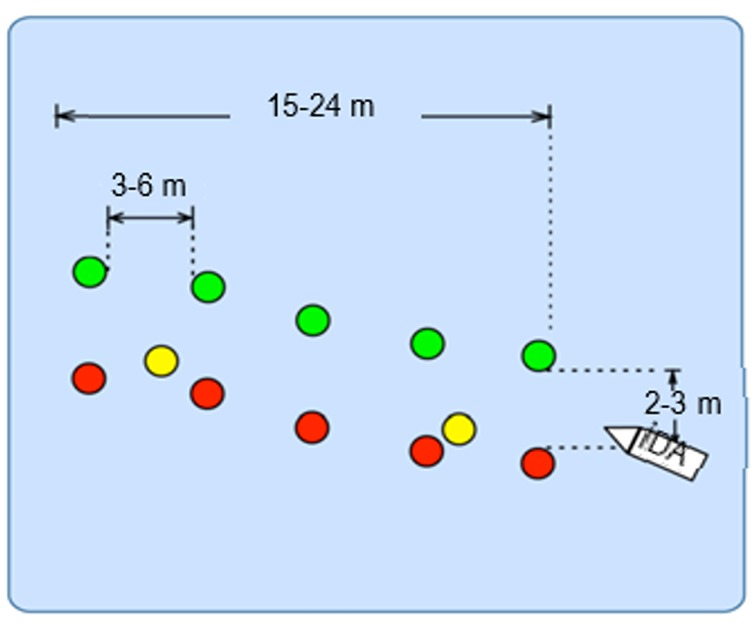
#> input picture UnmannedMarineVehicle/BoatControl-BoatCamera/BoatRoute.jpg, 756 x 624 px, given in place of the camera
$ python cv.py
#> lines starting #> are read from the running program, lines starting #| are printed output that depends on the picture; after the words box and inside, x2 and y2 are one past the last pixel; in counts of white or black regions, pixels touching at a corner belong together
# bismillah RABBİMMMMMMMMM YARDIM ET ALLAHIMM
import cv2
import numpy as np

# Kamera nesnesini başlat
cap = cv2.VideoCapture(0)

while True:
    # Kameradan bir kare al
    ret, frame = cap.read()
#> frame is the input picture: shape (624, 756, 3); mean B, G, R 245.4, 222.2, 202.7

    if not ret:
        break

    # Görüntüyü HSV renk alanına çevir
    hsv = cv2.cvtColor(frame, cv2.COLOR_BGR2HSV)
#> hsv: shape (624, 756, 3); mean H, S, V 101.9, 51.3, 249.5

    # Renk aralıklarını belirle
    # Kırmızı renk için
    lower_red = np.array([0, 120, 70])
    upper_red = np.array([10, 255, 255])
    mask_red1 = cv2.inRange(hsv, lower_red, upper_red)
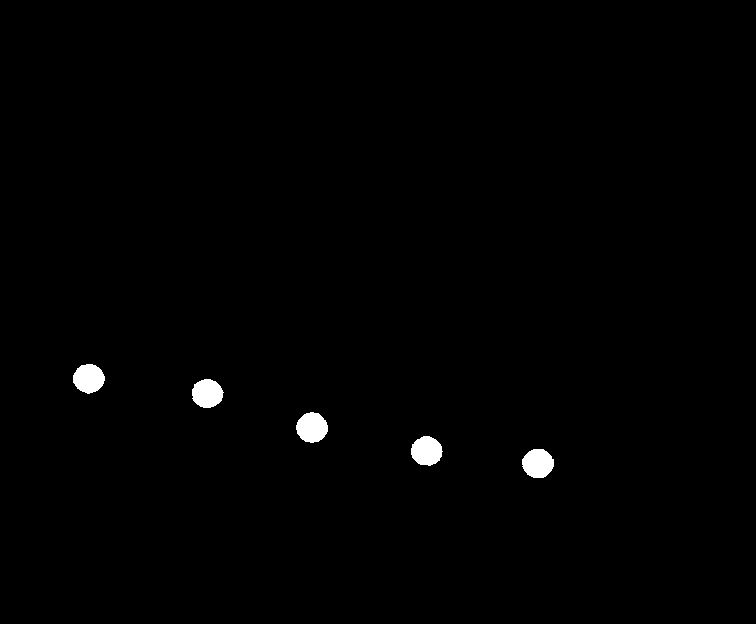
#> mask_red1: shape (624, 756); 0.77% white; 5 white regions, box (x1, y1, x2, y2) and area: (296, 412, 328, 443) 749, (522, 449, 554, 478) 728, (411, 436, 443, 466) 725, (73, 364, 105, 394) 720, (192, 379, 224, 408) 711

    lower_red = np.array([170, 120, 70])
    upper_red = np.array([180, 255, 255])
    mask_red2 = cv2.inRange(hsv, lower_red, upper_red)
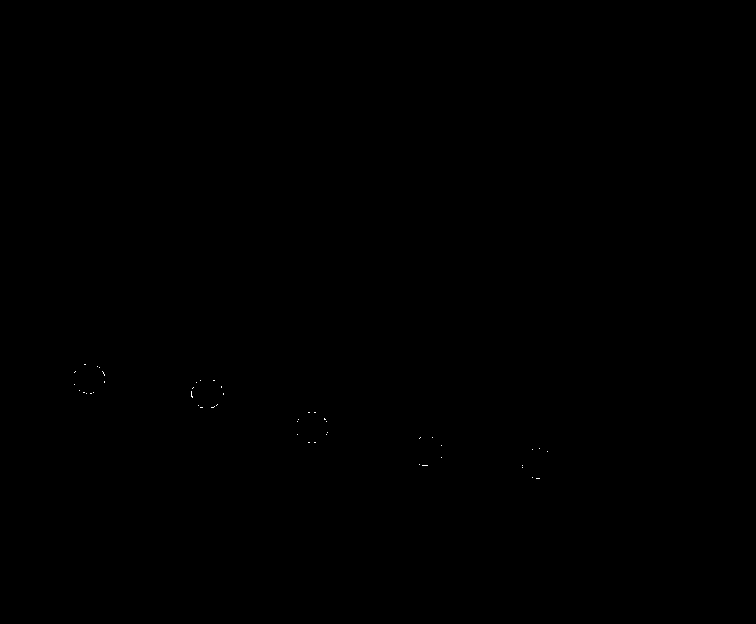
#> mask_red2: shape (624, 756); 0.02% white in thin lines or dots, all inside (x1, y1, x2, y2) = (74, 364, 548, 479)
    mask_red = mask_red1 + mask_red2
#> mask_red: shape (624, 756); 0.79% white; 5 white regions, box (x1, y1, x2, y2) and area: (296, 412, 328, 443) 766, (73, 364, 105, 394) 741, (191, 379, 224, 408) 739, (522, 448, 554, 479) 738, (411, 436, 443, 466) 737

    # Yeşil renk için
    lower_green = np.array([36, 100, 100])
    upper_green = np.array([86, 255, 255])
    mask_green = cv2.inRange(hsv, lower_green, upper_green)
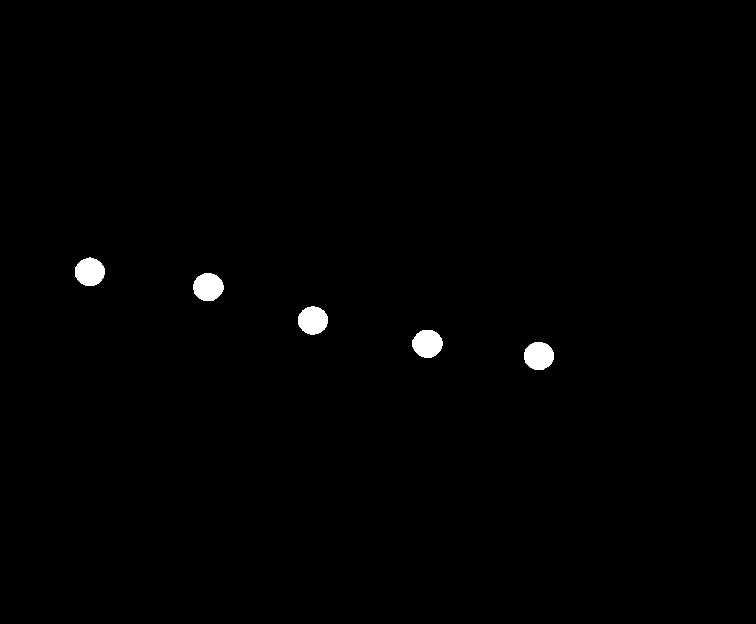
#> mask_green: shape (624, 756); 0.71% white; 5 white regions, box (x1, y1, x2, y2) and area: (193, 273, 224, 301) 676, (412, 330, 443, 358) 674, (298, 306, 328, 335) 671, (524, 342, 554, 370) 671, (75, 257, 105, 286) 670

    # Sarı renk için
    lower_yellow = np.array([20, 100, 100])
    upper_yellow = np.array([30, 255, 255])
    mask_yellow = cv2.inRange(hsv, lower_yellow, upper_yellow)
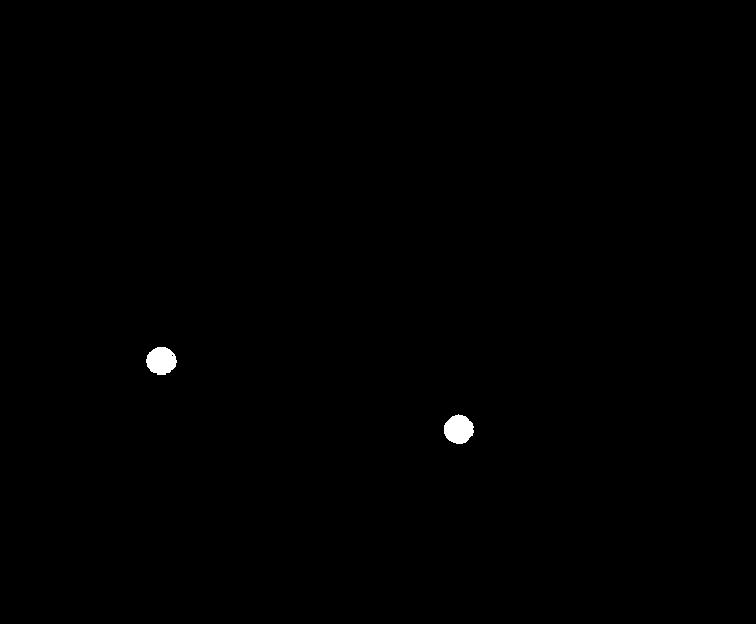
#> mask_yellow: shape (624, 756); 0.28% white; 2 white regions, box (x1, y1, x2, y2) and area: (444, 414, 474, 444) 673, (146, 347, 177, 375) 659

    # Maskeleri uygula
    red_output = cv2.bitwise_and(frame, frame, mask=mask_red)
    green_output = cv2.bitwise_and(frame, frame, mask=mask_green)
    yellow_output = cv2.bitwise_and(frame, frame, mask=mask_yellow)

    # Renk yoğunluklarını hesapla
    red_intensity = cv2.countNonZero(mask_red)
#> red_intensity = 3721
    green_intensity = cv2.countNonZero(mask_green)
#> green_intensity = 3362
    yellow_intensity = cv2.countNonZero(mask_yellow)
#> yellow_intensity = 1332

    # Yoğunlukları yazdır
    print(f'Red: {red_intensity}, Green: {green_intensity}, Yellow: {yellow_intensity}')
#| Red: 3721, Green: 3362, Yellow: 1332

    # Sonuçları göster
    cv2.imshow('Frame', frame)
    cv2.imshow('Red Mask', red_output)
    cv2.imshow('Green Mask', green_output)
    cv2.imshow('Yellow Mask', yellow_output)

    # Çıkmak için 'q' tuşuna basın
    if cv2.waitKey(1) & 0xFF == ord('q'):
#> (key q is pressed here)
        break

# Kaynakları serbest bırak
cap.release()
cv2.destroyAllWindows()
